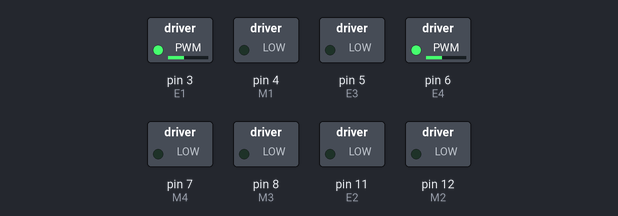
Bench run of a sketch on a simulated Arduino Uno, built with avr-gcc and run on an emulated ATmega328P. On the bench: switched loads named in the sketch (green lamp = pin HIGH).

Above: at 5.1 s.
At 7.1 s:
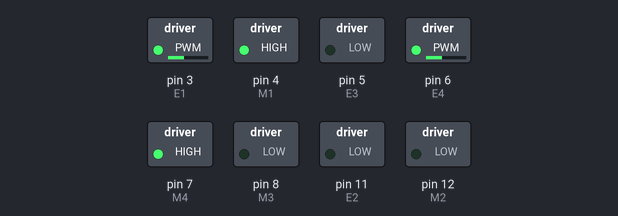
At 11.1 s:
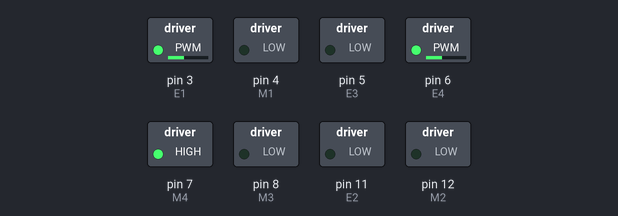
At 13.1 s:
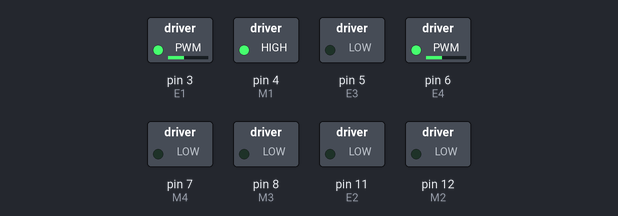
At 15.1 s:
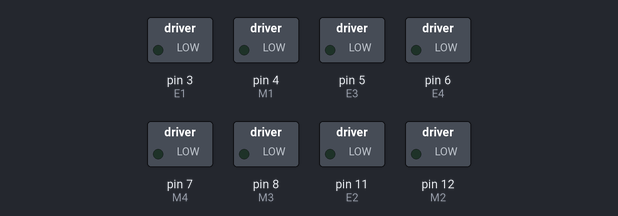
Timing chart, 0 to 16.6 s (numbered marks = the images above):
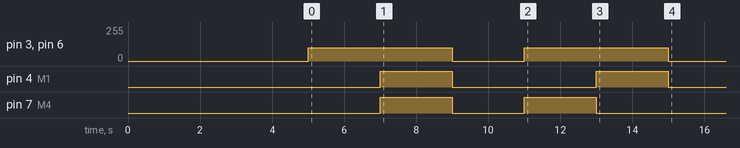

The sketch:

system_controller.ino
```cpp
/*!
*
*
*
*/

const int E1 = 3;  ///<Motor1 Speed (analog)
const int E2 = 11; ///<Motor2 Speed (analog)
const int E3 = 5;  ///<Motor3 Speed (analog)
const int E4 = 6;  ///<Motor4 Speed (analog)

const int M1 = 4;  ///<Motor1 Direction (Digital)
const int M2 = 12; ///<Motor1 Direction (Digital)
const int M3 = 8;  ///<Motor1 Direction (Digital)
const int M4 = 7;  ///<Motor1 Direction (Digital)

/// Helper functions

void M1_advance(char Speed) ///<Motor1 Advance
{
	digitalWrite(M1, LOW);
	analogWrite(E1, Speed);
}

void M2_advance(char Speed) ///<Motor2 Advance
{
	digitalWrite(M2, LOW);
	analogWrite(E2, Speed);
}

void M3_advance(char Speed) ///<Motor3 Advance
{
	digitalWrite(M3, LOW);
	analogWrite(E3, Speed);
}

void M4_advance(char Speed) ///<Motor4 Advance
{
	digitalWrite(M4, LOW);
	analogWrite(E4, Speed);
}

void M1_back(char Speed) ///<Motor1 Back off
{
	digitalWrite(M1, HIGH);
	analogWrite(E1, Speed);
}

void M2_back(char Speed) ///<Motor2 Back off
{
	digitalWrite(M2, HIGH);
	analogWrite(E2, Speed);
}

void M3_back(char Speed) ///<Motor3 Back off
{
	digitalWrite(M3, HIGH);
	analogWrite(E3, Speed);
}

void M4_back(char Speed) ///<Motor4 Back off
{
	digitalWrite(M4, HIGH);
	analogWrite(E4, Speed);
}


void systems_check(void) ///<Execute a power-on systems check
{
	const char check_speed = 100;  // 0 to 255
	// forward
	M1_advance(check_speed);
	M4_advance(check_speed);
	delay(2000);

	// back
	M1_back(check_speed);
	M4_back(check_speed);
	delay(2000);

	// all stop
	M1_advance(0); // stop motors
	M4_advance(0);
	delay(2000);

	// spin right
	M1_advance(check_speed);  // left wheel motor
	M4_back(check_speed);  // right wheel motor
	delay(2000);  ///<Delay 2s
	// spin left
	M1_back(check_speed);
	M4_advance(check_speed);
	delay(2000);

	// all stop
	M1_advance(0); // stop motors
	M4_advance(0);
}


void setup() {
     for (int i=3; i<9; i++) {
     	 pinMode(i,OUTPUT);
     }
     for (int i=11; i<13; i++) {
     	 pinMode(i,OUTPUT);
     }
     delay(5000);  // wait 5 sec
     systems_check();  ///< Execute systems check.

}

void loop() {
}
```
